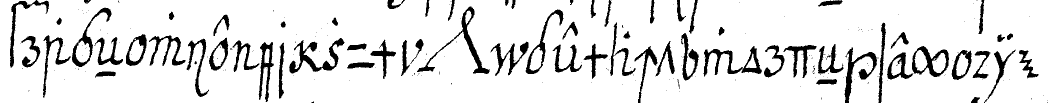
#> input picture Dataset Samples/CopialeOriginalManuscriptSample/img/T2_0000.png, 2097 x 205 px (shown at 1/2 size)
$ python -i augmentor.py   (imports and definitions only)
#> lines starting #> are read from the running program, lines starting #| are printed output that depends on the picture; after the words box and inside, x2 and y2 are one past the last pixel; in counts of white or black regions, pixels touching at a corner belong together
#> `picture = cv2.imread('../Dataset Samples/CopialeOriginalManuscriptSamp..`: picture: shape (205, 2097); 88.8% white; 243 black regions (172 under 20 px), largest, box (x1, y1, x2, y2) and area: (578, 76, 689, 147) 2274, (834, 13, 980, 148) 2174, (1407, 92, 1524, 153) 2081
# --------------------------
# Augmentor script Marçal
# https://github.com/omni-us/research-seq2seq-HTR/blob/master/marcalAugmentor.py
# --------------------------

import cv2
import numpy as np
import random

def augmentor(img):
    TH, TW = img.shape
#> TH = 205; TW = 2097

    param_gamma_low = .3
    param_gamma_high = 2
    param_mean_gaussian_noise = 0
    param_sigma_gaussian_noise = 100**0.5
    param_kanungo_alpha = 2
    param_kanungo_beta = 2
    param_kanungo_alpha0 = 1
    param_kanungo_beta0 = 1
    param_kanungo_mu = 0
    param_kanungo_k = 2
    param_min_shear = -.5
    param_max_shear = .25
    param_rotation = 3
    param_scale = .2
    param_movement_BB = 6

    # Add gaussian noise
    gauss = np.random.normal(param_mean_gaussian_noise, param_sigma_gaussian_noise, (TH, TW))
    gauss = gauss.reshape(TH, TW)
    gaussiannoise = np.uint8(np.clip(np.float32(img) + gauss, 0, 255))

    # Randomly erode or dilate
    kernel = np.ones((3, 3), np.uint8)
    a = random.choice([2, 3])
    if a == 2:
        gaussiannoise = cv2.erode(gaussiannoise, kernel, iterations=1)

    # Add random gamma correction
    gamma = np.random.uniform(param_gamma_low, param_gamma_high)
    invGamma = 1.0 / gamma
    table = np.array([((i / 255.0) ** invGamma) * 255
                      for i in np.arange(0, 256)]).astype("uint8")
    gammacorrected = cv2.LUT(np.uint8(gaussiannoise), table)

    # Binarize image with Otsu
    otsu_th, binarized = cv2.threshold(gammacorrected, 0, 1, cv2.THRESH_BINARY_INV + cv2.THRESH_OTSU)
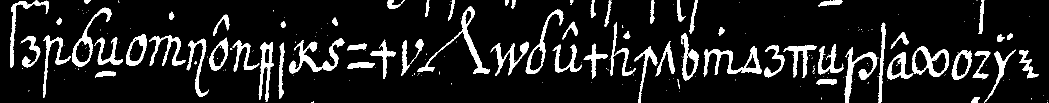
#> binarized: shape (205, 2097) (shown at 1/2 size); values 0 (black) and 1 (white), 11.2% white; 243 white regions (172 under 20 px), largest, box (x1, y1, x2, y2) and area: (578, 76, 689, 147) 2274, (834, 13, 980, 148) 2174, (1407, 92, 1524, 153) 2081
#> otsu_th = 36

    # Kanungo noise
    dist = cv2.distanceTransform(1 - binarized, cv2.DIST_L1, 3)
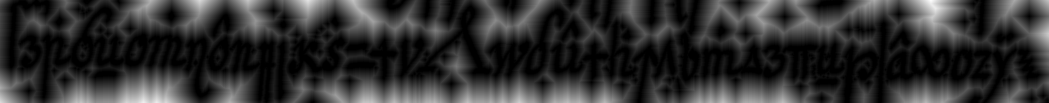
#> dist: shape (205, 2097) float32 (shown at 1/2 size); min 0, max 92, mean 17.1; drawn with min black and max white
    dist2 = cv2.distanceTransform(binarized, cv2.DIST_L1, 3)
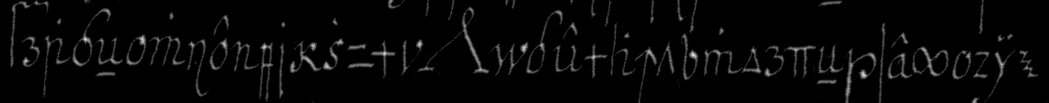
#> dist2: shape (205, 2097) float32 (shown at 1/2 size); min 0, max 10, mean 0.269; drawn with min black and max white

    dist = dist.astype('float64')
    dist2 = dist2.astype('float64')

    P = (param_kanungo_alpha0 * np.exp(-param_kanungo_alpha * dist**2)) + param_kanungo_mu
    P2 = (param_kanungo_beta0 * np.exp(-param_kanungo_beta * dist2**2)) + param_kanungo_mu
    distorted = binarized.copy()
    distorted[((P > np.random.rand(P.shape[0], P.shape[1])) & (binarized == 0))] = 1
    distorted[((P2 > np.random.rand(P.shape[0], P.shape[1])) & (binarized == 1))] = 0
#> distorted: shape (205, 2097); values 0 (black) and 1 (white), 11.2% white; 247 white regions (175 under 20 px), largest, box (x1, y1, x2, y2) and area: (578, 76, 689, 147) 2269, (833, 12, 981, 148) 2184, (1689, 94, 1754, 205) 1858
    closing = cv2.morphologyEx(distorted, cv2.MORPH_CLOSE, np.ones((param_kanungo_k, param_kanungo_k), dtype=np.uint8))
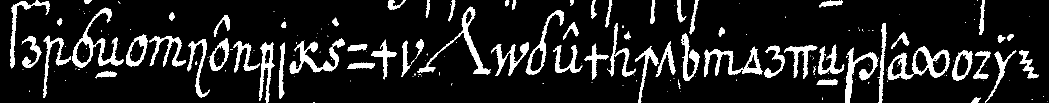
#> closing: shape (205, 2097) (shown at 1/2 size); values 0 (black) and 1 (white), 11.7% white; 200 white regions (131 under 20 px), largest, box (x1, y1, x2, y2) and area: (144, 15, 247, 135) 2573, (579, 77, 690, 148) 2331, (834, 13, 982, 149) 2262

    # Apply binary image as mask and put it on a larger canvas
    pseudo_binarized = closing * (255 - gammacorrected)
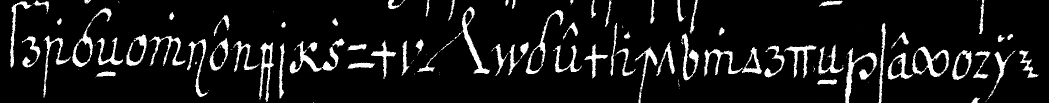
#> pseudo_binarized: shape (205, 2097) (shown at 1/2 size); min 0, max 255, mean 23.7
    canvas = np.zeros((3 * TH, 3 * TW), dtype=np.uint8)
    canvas[TH:2 * TH, TW:2 * TW] = pseudo_binarized
    points = []
    count = 0

    while len(points) < 1:
        count += 1
        if count > 50:
            break

        # Random shear
        shear_angle = np.random.uniform(param_min_shear, param_max_shear)
        M = np.float32([[1, shear_angle, 0], [0, 1, 0]])
        sheared = cv2.warpAffine(canvas, M, (3 * TW, 3 * TH), flags=cv2.WARP_INVERSE_MAP | cv2.INTER_CUBIC)

        # Random rotation
        M = cv2.getRotationMatrix2D((3 * TW / 2, 3 * TH / 2), np.random.uniform(-param_rotation, param_rotation), 1)
        rotated = cv2.warpAffine(sheared, M, (3 * TW, 3 * TH), flags=cv2.WARP_INVERSE_MAP | cv2.INTER_CUBIC)

        # Random scaling
        scaling_factor = np.random.uniform(1 - param_scale, 1 + param_scale)
        scaled = cv2.resize(rotated, None, fx=scaling_factor, fy=scaling_factor, interpolation=cv2.INTER_CUBIC)

        # Detect cropping parameters
        points = np.argwhere(scaled != 0)
        points = np.fliplr(points)
#> this loop made 1 pass
#> pass 1, in augmentor, `rotated = cv2.warpAffine(sheared, M, (3 * TW, 3 * TH), flags=cv2.WARP_..`:
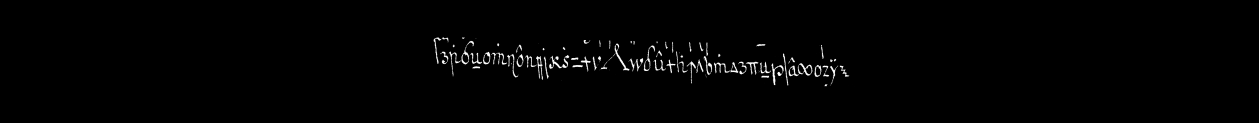
#> rotated: shape (615, 6291) (shown at 1/5 size); min 0, max 255, mean 2.6
#> after the loop, count = 1

    if len(points) < 1:
        return pseudo_binarized

    r = cv2.boundingRect(np.array([points]))
#> r = (1964, 167, 1914, 225)

    # Random cropping
    deltax = random.randint(-param_movement_BB, param_movement_BB)
    deltay = random.randint(-param_movement_BB, param_movement_BB)
    x1 = min(scaled.shape[0] - 1, max(0, r[1] + deltax))
#> x1 = 173
    y1 = min(scaled.shape[1] - 1, max(0, r[0] + deltay))
#> y1 = 1964
    x2 = min(scaled.shape[0], x1 + r[3])
#> x2 = 398
    y2 = min(scaled.shape[1], y1 + r[2])
#> y2 = 3878
    final_image = np.uint8(scaled[x1:x2, y1:y2])
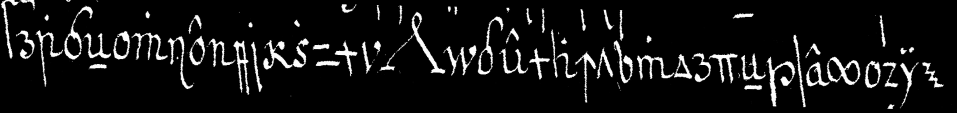
#> final_image: shape (225, 1914) (shown at 1/2 size); min 0, max 255, mean 19.6

    return final_image

>>> import cv2
>>> picture = cv2.imread('../Dataset Samples/CopialeOriginalManuscriptSample/img/T2_0000.png', cv2.IMREAD_GRAYSCALE)
>>> result = augmentor(picture)

$ run again, on Dataset Samples/CopialeOriginalManuscriptSample/img/T2_0001.png
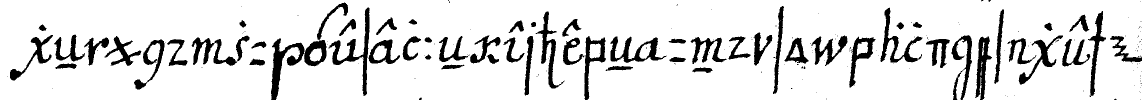
#> input picture Dataset Samples/CopialeOriginalManuscriptSample/img/T2_0001.png, 2284 x 200 px (shown at 1/2 size)
#> picture: shape (200, 2284); 87.4% white; 203 black regions (142 under 20 px), largest, box (x1, y1, x2, y2) and area: (542, 77, 609, 200) 2670, (657, 15, 739, 192) 2669, (383, 71, 499, 132) 2312
#> otsu_th = 1
#> closing: shape (200, 2284); values 0 (black) and 1 (white), 13.1% white; 174 white regions (115 under 20 px), largest, box (x1, y1, x2, y2) and area: (542, 6, 698, 200) 4853, (657, 14, 801, 194) 4011, (1221, 74, 1334, 127) 2212
#> the loop in augmentor, `while len(points) < 1:` made 1 pass
#> pass 1, in augmentor, `rotated = cv2.warpAffine(sheared, M, (3 * TW, 3 * TH), flags=cv2.WARP_..`:
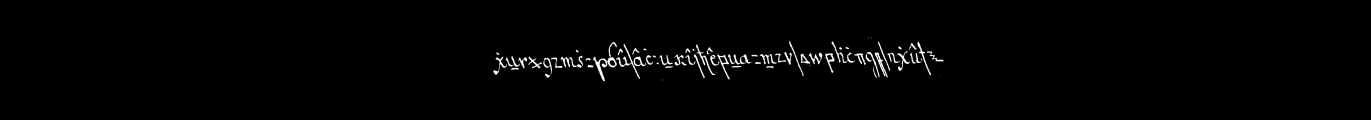
#> rotated: shape (600, 6852) (shown at 1/5 size); min 0, max 255, mean 3.1
#> r = (2571, 194, 2384, 231)
#> x1 = 200
#> y1 = 2571
#> x2 = 431
#> y2 = 4955
#> in augmentor, `final_image = np.uint8(scaled[x1:x2, y1:y2])`:
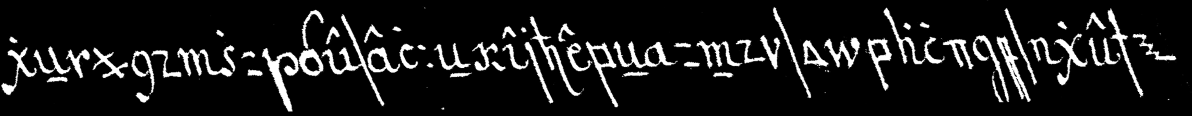
#> final_image: shape (231, 2384) (shown at 1/2 size); min 0, max 255, mean 25.3

$ run again, on Dataset Samples/CopialeOriginalManuscriptSample/img/T2_0002.png
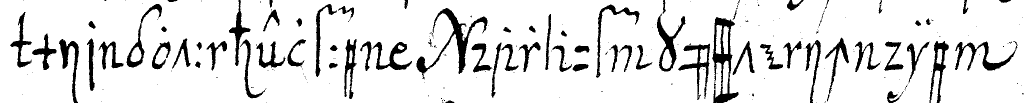
#> input picture Dataset Samples/CopialeOriginalManuscriptSample/img/T2_0002.png, 2054 x 206 px (shown at 1/2 size)
#> picture: shape (206, 2054); 88.8% white; 217 black regions (146 under 20 px), largest, box (x1, y1, x2, y2) and area: (833, 16, 975, 159) 3504, (1424, 34, 1477, 206) 3198, (1910, 82, 2035, 141) 1870
#> otsu_th = 98
#> closing: shape (206, 2054); values 0 (black) and 1 (white), 11.7% white; 178 white regions (107 under 20 px), largest, box (x1, y1, x2, y2) and area: (833, 17, 977, 160) 3598, (1425, 35, 1479, 206) 3320, (944, 86, 1038, 196) 2018
#> the loop in augmentor, `while len(points) < 1:` made 1 pass
#> pass 1, in augmentor, `rotated = cv2.warpAffine(sheared, M, (3 * TW, 3 * TH), flags=cv2.WARP_..`:
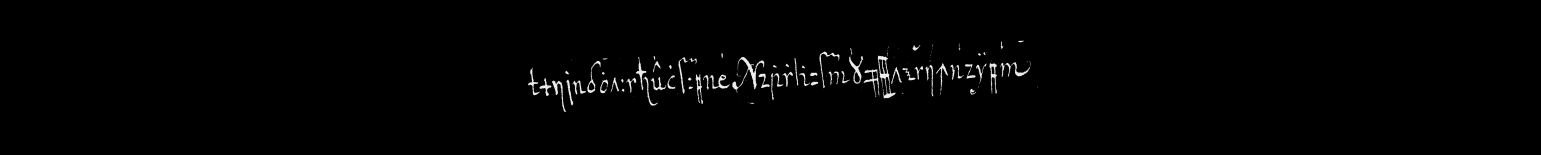
#> rotated: shape (618, 6162) (shown at 1/4 size); min 0, max 255, mean 2.5
#> after the loop in augmentor, `while len(points) < 1:`: count = 1
#> r = (1847, 142, 1786, 250)
#> x1 = 148
#> y1 = 1847
#> x2 = 398
#> y2 = 3633
#> in augmentor, `final_image = np.uint8(scaled[x1:x2, y1:y2])`:
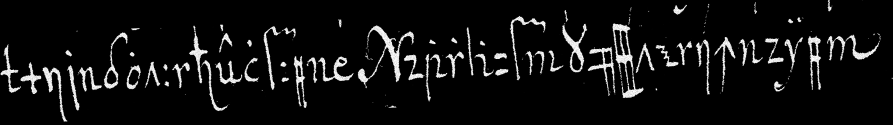
#> final_image: shape (250, 1786) (shown at 1/2 size); min 0, max 255, mean 16.6

$ run again, on Dataset Samples/CopialeOriginalManuscriptSample/img/T2_0003.png
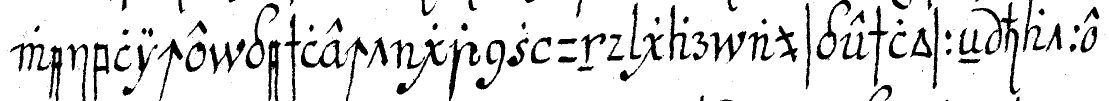
#> input picture Dataset Samples/CopialeOriginalManuscriptSample/img/T2_0003.png, 2218 x 202 px (shown at 1/2 size)
#> picture: shape (202, 2218); 87.7% white; 160 black regions (75 under 20 px), largest, box (x1, y1, x2, y2) and area: (1943, 4, 2041, 189) 2862, (898, 78, 961, 202) 1889, (602, 79, 690, 137) 1629
#> otsu_th = 0
#> closing: shape (202, 2218); values 0 (black) and 1 (white), 12.8% white; 141 white regions (58 under 20 px), largest, box (x1, y1, x2, y2) and area: (1943, 5, 2042, 190) 2998, (603, 74, 737, 202) 2782, (781, 79, 896, 190) 2749
#> after the loop in augmentor, `while len(points) < 1:`: count = 1
#> r = (2674, 218, 2614, 290)
#> x1 = 224
#> y1 = 2674
#> x2 = 514
#> y2 = 5288
#> in augmentor, `final_image = np.uint8(scaled[x1:x2, y1:y2])`:
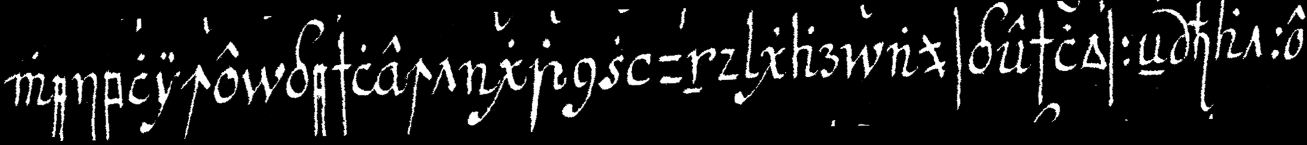
#> final_image: shape (290, 2614) (shown at 1/2 size); min 0, max 255, mean 22.8
